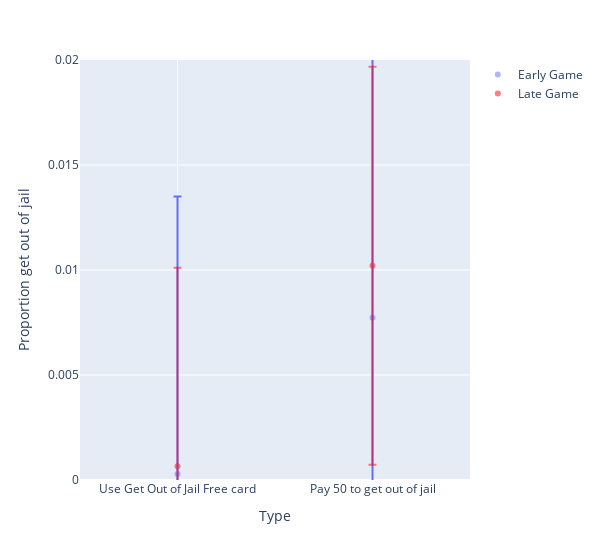

The code cell stored with this chart in its notebook:
### Code cell
plot_jail_action_proportions(df_jail, 'Proportion get out of jail (early game)',
                             'Proportion get out of jail (late game)', 'Proportion get out of jail')

### Figure 1 — Plotly figure (JSON) as saved in the notebook; plotly's stock layout.template omitted (floating-point values rounded to 4 significant figures)
{"data": [{"error_y": {"array": [0.01321, 0.01327]}, "hovertemplate": "Type=%{x}<br>Proportion get out of jail (early game)=%{y}<extra></extra>", "legendgroup": "", "marker": {"color": "#636efa", "opacity": 0.5, "symbol": "circle"}, "mode": "markers", "name": "Early Game", "orientation": "v", "showlegend": true, "type": "scatter", "x": ["Use Get Out of Jail Free card", "Pay 50 to get out of jail"], "xaxis": "x", "y": [0.000288, 0.007727], "yaxis": "y"}, {"error_y": {"array": [0.009444, 0.009481]}, "hovertemplate": "Type=%{x}<br>Proportion get out of jail (late game)=%{y}<extra></extra>", "legendgroup": "", "marker": {"color": "red", "symbol": "circle"}, "mode": "markers", "name": "Late Game", "opacity": 0.5, "orientation": "v", "showlegend": true, "type": "scatter", "x": ["Use Get Out of Jail Free card", "Pay 50 to get out of jail"], "xaxis": "x", "y": [0.0006591, 0.0102], "yaxis": "y"}], "layout": {"legend": {"tracegroupgap": 0}, "margin": {"t": 60}, "width": 600, "xaxis": {"anchor": "y", "domain": [0, 1], "range": [-0.5, 1.5], "title": {"text": "Type"}}, "yaxis": {"anchor": "x", "domain": [0, 1], "range": [0, 0.02], "title": {"text": "Proportion get out of jail"}}}}
